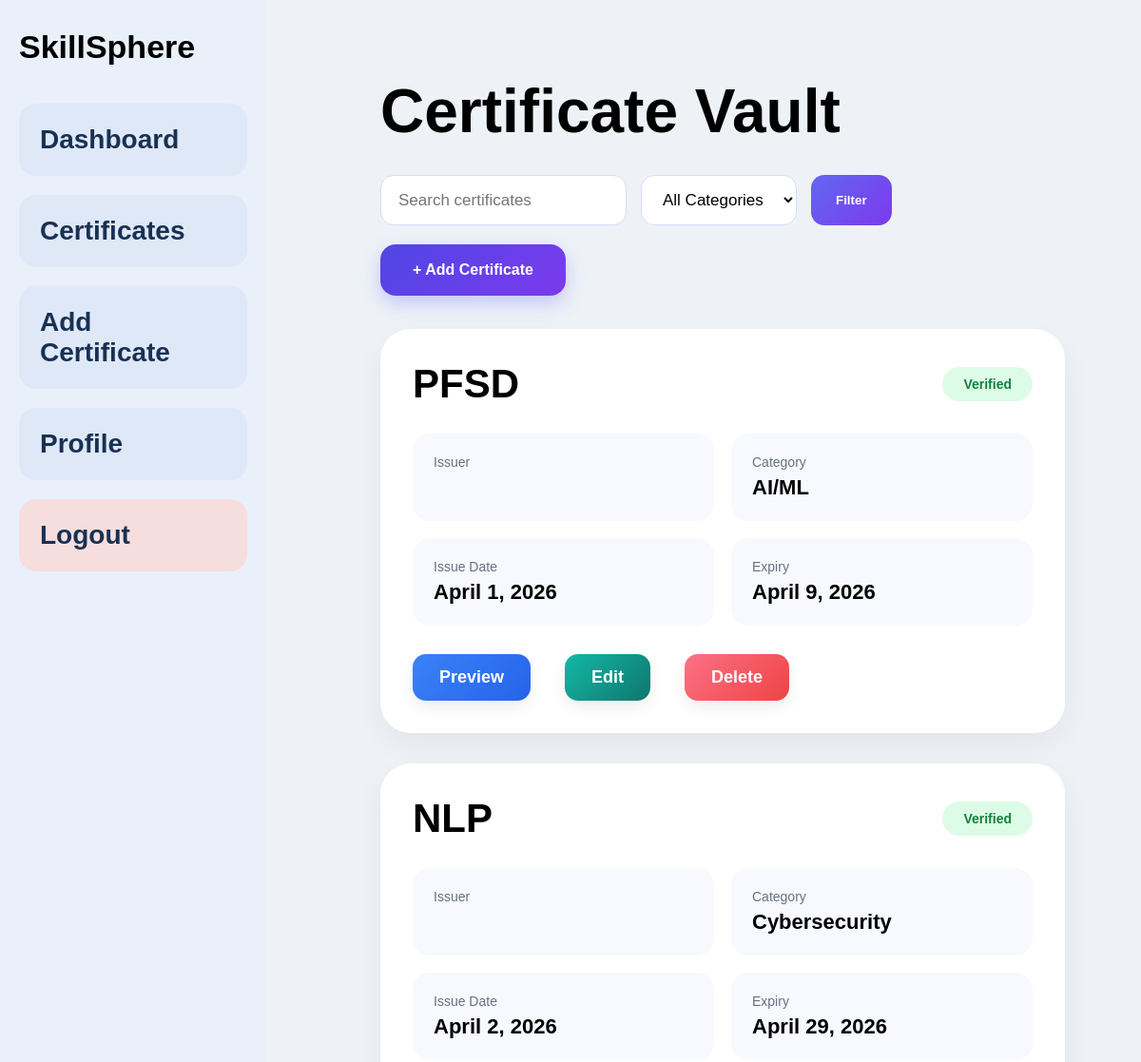
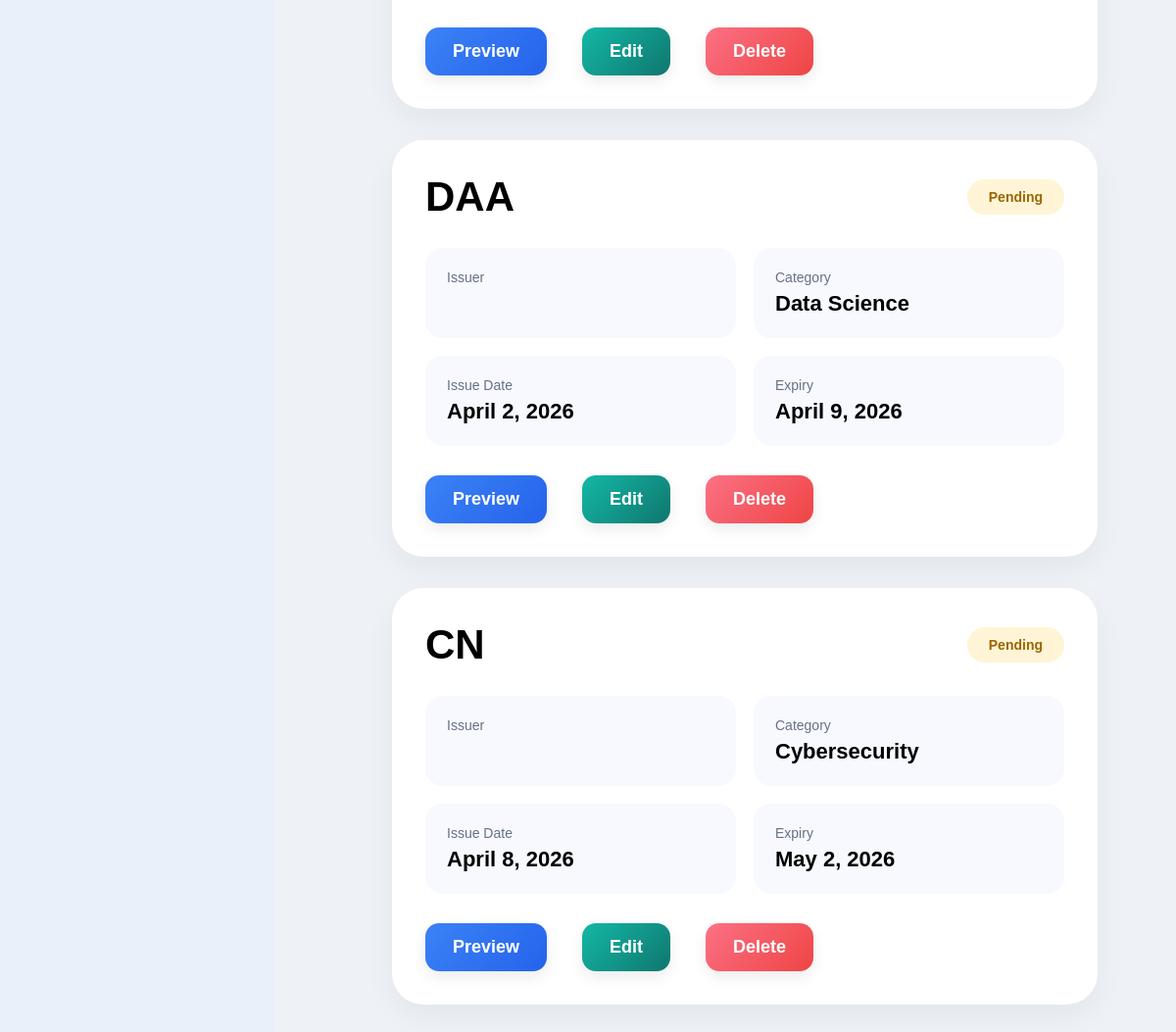
The app's page /cert/ (signed in) with its own data (2 pictures, top to bottom).
### certificates/models.py (models this page shows, shortened)
class Certificate(models.Model):
    CATEGORY_CHOICES = [
        ('Cloud','Cloud'),
        ('AI/ML','AI/ML'),
        ('Blockchain','Blockchain'),
        ('Programming','Programming'),
        ('Cybersecurity','Cybersecurity'),
        ('Database','Database'),
        ('Web Development','Web Development'),
    ]
    user=models.ForeignKey(
        settings.AUTH_USER_MODEL,
        on_delete=models.CASCADE
    )
    title=models.CharField(max_length=200)
    issuer=models.CharField(
        max_length=200
    )
    category=models.CharField(
        max_length=50,
        choices=CATEGORY_CHOICES
    )
    issue_date=models.DateField()
    expiry_date=models.DateField()
    description=models.TextField(
        blank=True
    )
    certificate_file=models.FileField(
        upload_to='certificates/'
    )
    is_verified=models.BooleanField(
        default=False
    )

### certificates/views.py (the view)
def certificates(request):
    user = request.user
    certs = Certificate.objects.filter(user=user)
    q = request.GET.get('q')
    if q:
        certs = certs.filter(title__icontains=q)
    category = request.GET.get('category')
    if category:
        certs = certs.filter(category=category)
    verified = request.GET.get('verified')
    if verified == 'yes':
        certs = certs.filter(is_verified=True)
    elif verified == 'no':
        certs = certs.filter(is_verified=False)
    return render(request, 'certificates/certificates_list.html', {
        'certificates': certs
    })

### templates/certificates/certificates_list.html (shortened to what this page needs)
{% extends "base.html" %}
{% block content %}
<div class="page">
<h1 class="page-title">Certificate Vault</h1>
<div class="topbar">
<form method="GET" class="filters">
<input type="text" name="q" placeholder="Search certificates" value="{{ request.GET.q }}">
<select name="category">
<option value="">All Categories</option>
</select>
<button class="filter-btn">Filter</button>
</form>
<a href="{% url 'add_certificate' %}" class="add-btn">
+ Add Certificate
</a>
</div>
{% if certificates %}
<div class="cert-grid">
{% for cert in certificates %}
<div class="cert-card">
<div class="card-top">
<div class="card-title">
{{ cert.title }}
</div>
{% if cert.is_verified %}
<div class="status verified">Verified</div>
{% else %}
<div class="status pending">Pending</div>
{% endif %}
</div>
<div class="info-grid">
<div class="info-box">
<small>Issuer</small>
</div>
<div class="info-box">
<small>Category</small>
<strong>{{ cert.category }}</strong>
</div>
<div class="info-box">
<small>Issue Date</small>
<strong>{{ cert.issue_date }}</strong>
</div>
<div class="info-box">
<small>Expiry</small>
<strong>{{ cert.expiry_date }}</strong>
</div>
</div>
<div class="action-buttons">
<a href="{% url 'preview_certificate' cert.id %}" class="btn preview-btn">
Preview
</a>
<a href="{% url 'edit_certificate' cert.id %}" class="btn edit-btn">
Edit
</a>
<a href="{% url 'delete_certificate' cert.id %}"
class="btn delete-btn"
onclick="return confirm('Delete this certificate?')">
Delete
</a>
</div>
</div>
{% endfor %}
</div>
{% else %}
<div class="empty-box">
No certificates uploaded yet
</div>
{% endif %}
</div>
{% endblock %}

### templates/base.html (shortened to what this page needs)
<!DOCTYPE html>
<html>
<head>
</head>
<body>
<div class="wrapper">
<div class="sidebar">
<div class="logo">SkillSphere</div>
<div class="menu">
<a href="/cert/dashboard/">Dashboard</a>
<a href="/cert/">Certificates</a>
<a href="/cert/add/">Add Certificate</a>
<a href="/cert/profile/">Profile</a>
<a href="/logout/" class="logout">Logout</a>
</div>
</div>
<div class="content">
{% block content %}
{% endblock %}
</div>
</div>
</body>
</html>

### templates/base.html (style rules this page uses)
* { margin:0; padding:0; box-sizing:border-box; font-family:Arial; }
body { background:#eef2f7; }
.wrapper { display:flex; min-height:100vh; }
.sidebar { width:280px; background:#eaf0fa; padding:30px 20px; position:fixed; height:100%; }
.logo { font-size:34px; font-weight:bold; margin-bottom:40px; }
.menu a { display:block; text-decoration:none; background:#dfe8f7; color:#183153; padding:22px; margin-bottom:20px; border-radius:18px; font-size:28px; font-weight:600; }
.logout { background:#f6dede !important; }
.content { margin-left:320px; padding:50px; width:100%; }
.btn { display:inline-block; background:#4f46e5; color:white; padding:18px 40px; text-decoration:none; border-radius:16px; margin-right:20px; font-size:24px; }

### templates/certificates/certificates_list.html (style rules this page uses)
.page { max-width:1300px; margin:auto; padding:30px; }
.page-title { font-size:64px; font-weight:800; margin-bottom:30px; }
.topbar { display:flex; justify-content:space-between; align-items:center; margin-bottom:35px; gap:20px; flex-wrap:wrap; }
.filters { display:flex; gap:15px; flex-wrap:wrap; }
.filters input, .filters select { padding:15px 18px; border:1px solid #d6dcff; border-radius:14px; font-size:17px; background:#fff; outline:none; }
.filter-btn { background:linear-gradient(135deg,#6366f1,#7c3aed); color:white; padding:15px 26px; border:none; border-radius:14px; font-weight:700; cursor:pointer; }
.add-btn { background:linear-gradient(135deg,#4f46e5,#7c3aed); padding:18px 34px; color:white; text-decoration:none; border-radius:16px; font-weight:700; box-shadow:0 8px 20px rgba(99,102,241,.3); }
.cert-grid { display:grid; grid-template-columns:repeat(auto-fit,minmax(470px,1fr)); gap:32px; }
.cert-card { background:white; border-radius:32px; padding:34px; box-shadow:0 12px 30px rgba(0,0,0,.05); transition:.3s; }
.card-top { display:flex; justify-content:space-between; align-items:center; margin-bottom:28px; }
.card-title { font-size:42px; font-weight:800; }
.status { padding:10px 22px; border-radius:40px; font-weight:700; font-size:14px; }
.verified { background:#dcfce7; color:#15803d; }
.pending { background:#fff4d6; color:#9a6700; }
.info-grid { display:grid; grid-template-columns:1fr 1fr; gap:18px; margin-bottom:30px; }
.info-box { background:#f7f9ff; padding:22px; border-radius:18px; }
.info-box small { display:block; color:#667085; font-size:14px; margin-bottom:6px; }
.info-box strong { font-size:22px; }
.action-buttons { display:flex; gap:16px; flex-wrap:wrap; }
.btn { padding:14px 28px; border-radius:14px; text-decoration:none; font-size:18px; font-weight:700; color:white; transition:.3s; box-shadow:0 6px 15px rgba(0,0,0,.08); }
.preview-btn { background:linear-gradient(135deg,#3b82f6,#2563eb); }
.edit-btn { background:linear-gradient(135deg,#14b8a6,#0f766e); }
.delete-btn { background:linear-gradient(135deg,#fb7185,#ef4444); }

### records on screen
Certificate: title "PFSD", is_verified "Verified", category "AI/ML", issue_date "April 1, 2026", expiry_date "April 9, 2026"
Certificate: title "NLP", is_verified "Verified", category "Cybersecurity", issue_date "April 2, 2026", expiry_date "April 29, 2026"
Certificate: title "DAA", is_verified "Pending", category "Data Science", issue_date "April 2, 2026", expiry_date "April 9, 2026"
Certificate: title "CN", is_verified "Pending", category "Cybersecurity", issue_date "April 8, 2026", expiry_date "May 2, 2026"
